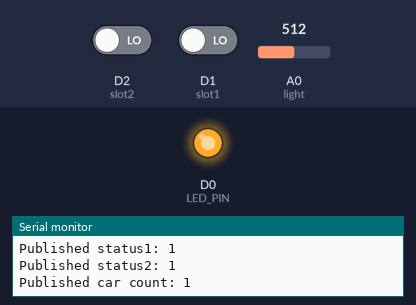
The sketch below on a simulated ESP8266 (NodeMCU). Parts: output pins drawn as LEDs (lit = HIGH), the last lines printed to the serial monitor. The test bench sets the inputs (shaded band); at power-on: A0 (light) = 512, D2 (slot2) LOW, D1 (slot1) LOW. WiFi joins after 1.5 s; servers stay silent unless stated; no MQTT or app messages arrive unless stated.

Above: at 6.6 s.
6.7 s: A0 (light) set to 886
10.1 s: A0 (light) set to 916
At 12.5 s:
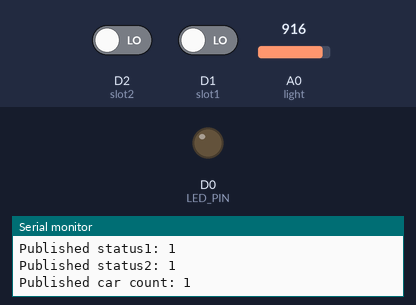
13.5 s: A0 (light) set to 890
At 14.3 s:
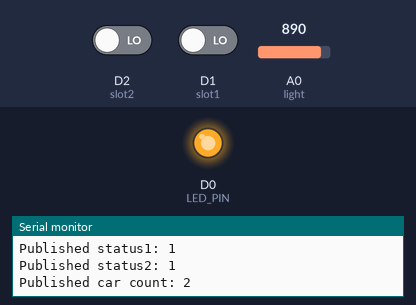
Timing chart, 0 to 16.5 s (numbered marks = the images above; inputs shaded):
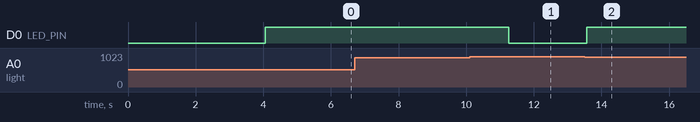

Measured:
- the behaviour switches between 899 and 900 on A0 (light) (found by bisection; images 0 and 1)
- after the input at 10.1 s, D0 (LED_PIN): HIGH → LOW after 1.2 s
- after the input at 13.5 s, D0 (LED_PIN): LOW → HIGH after 0.06 s

The sketch:

parking.ino
```cpp
#include <ESP8266WiFi.h>                        // Include ESP8266WiFi library for WiFi features
#include <FirebaseESP8266.h>                    // Include FirebaseESP8266 library for Firebase integration
#include <PubSubClient.h>           // Include the MQTT library

#define LED_PIN D0                      // Define LED_PIN D1 (GPIO5)
int photoresistor = 0;                  // Define a that holds a the photoresistor reading
int threshold = 900;                    // Define a threshold variable
bool s1 = false;
bool s2 = false;

int slot1 = D1;
int slot2  = D2;

const char* broker = "192.168.137.1";  // MQTT broker address
const int port = 1883;               // MQTT broker port
const char* topic1 = "parking/place1"; // MQTT topic for place1
const char* topic2 = "parking/place2"; // MQTT topic for place1
const char* carCountTopic = "parking/carcount"; // MQTT topic for car count

const char* WIFI_SSID = "Fatma";               // Define the WiFi network SSID
const char* WIFI_PASS = "5112002015";           // Define the WiFi network password

// Firebase Realtime Database URL and secret
const char* FIREBASE_HOST = "https://smart-parking-6e771-default-rtdb.firebaseio.com";
const char* FIREBASE_AUTH = "JDOZNkXHc3M8eYNVPFDkTOMe0mwRPaPpCz5TuvWG";

FirebaseData fbdo;                              // Define Firebase Data object

WiFiClient espClient;                 // Create an object of the WiFiClient class
PubSubClient client(espClient);       // Create an MQTT client instance

bool previousLedState = LOW;                    // Variable to store the previous state of the LED
int carCount = 0;                               // Variable to store the car count


void setup() {
  Serial.begin(115200);                         // Start serial communication at 115200 baudrate

  pinMode(slot1, INPUT);
  pinMode(slot2, INPUT);

  WiFi.begin(WIFI_SSID, WIFI_PASS);             // Begin WiFi connection using SSID and password

  while(WiFi.status() != WL_CONNECTED){         // Check if the WiFi status is not connected
    delay(1000);                                // Wait 1 second between WiFi connection checks
    Serial.println("Connecting to WiFi...");    // Print message indicating an attempt to connect to WiFi
  }

  Serial.println("Connected to WiFi.");         // Print message when WiFi connection is successful
  Serial.print("IP Address: ");                 // Print the label for the IP address
  Serial.println(WiFi.localIP());               // Print the assigned IP address

  pinMode(LED_PIN, OUTPUT);             // Set LED_PIN as an output pin
  Firebase.begin(FIREBASE_HOST, FIREBASE_AUTH); // Initialize Firebase connection
  Firebase.reconnectWiFi(true);                 // Automatic reconnection to WiFi if connection is lost

  client.setServer(broker, port);                     // Connect to the MQTT broker
  while (!client.connected()) {                       // Wait until connected to the MQTT broker
    Serial.println("Connecting to MQTT broker...");   // A message indicating an attempt to connect to MQTT broker
    if (client.connect("Publisher")) {        // Connect to MQTT broker with the name "NodeMCU_Publisher"
      Serial.println("Connected to MQTT broker.");   // Successful connection to MQTT broker
    } else {
      Serial.println("Connection to MQTT broker failed. Retrying..."); // Failed connection, retrying
      delay(2000);                                    // Wait 2 seconds before retrying
    }
  }
}

void loop() {
  delay(2000);                                  // Wait 2 seconds between measurements
  photoresistor = analogRead(A0);       // Read the brightness of the light

  if (photoresistor < threshold)        // If the photoresistor value is below the threshold
    {digitalWrite(LED_PIN, HIGH);        // Turn on the LED
    }
  else                                  // Else
    {digitalWrite(LED_PIN, LOW);         // Turn off the LED
    }

  if(digitalRead(slot1))
    s1 = 0;
  else
    s1 = 1;

  if(digitalRead(slot2))
    s2 = 0;
  else
    s2 = 1;

  bool currentLedState = digitalRead(LED_PIN);  // Read the current state of the LED

  // Increment car count if the LED changes from LOW to HIGH
  if (currentLedState == HIGH && previousLedState == LOW) {
    carCount++;
    // Store car count and timestamp in Firebase
    Firebase.setInt(fbdo, "parking/door", "carCount", carCount);
    Firebase.setInt(fbdo, "parking/door", "time", millis() / 1000);
  }

  // Update the previous LED state
  previousLedState = currentLedState;

  if(Firebase.setBool(fbdo, "parking/place1", s1)){   // Set slot1 status in Firebase
    Serial.println(s1);        // Print the value of slot1 status on serial monitor
  }
  else                                          // If Firebase operation fails,
    Serial.println(fbdo.errorReason());         // Print the error reason

  if(Firebase.setBool(fbdo, "parking/place2", s2)){   // Set slot2 status in Firebase
    Serial.println(s2);        // Print the value of slot2 status on serial monitor
  }
  else                                          // If Firebase operation fails,
    Serial.println(fbdo.errorReason());         // Print the error reason

  // Publish slot statuses to MQTT topics
  client.publish(topic1, String(s1).c_str());
  Serial.print("Published status1: ");
  Serial.println(s1);
  client.publish(topic2, String(s2).c_str());
  Serial.print("Published status2: ");
  Serial.println(s2);

  // Publish car count to MQTT
  client.publish(carCountTopic, String(carCount).c_str());
  Serial.print("Published car count: ");
  Serial.println(carCount);
}
```
